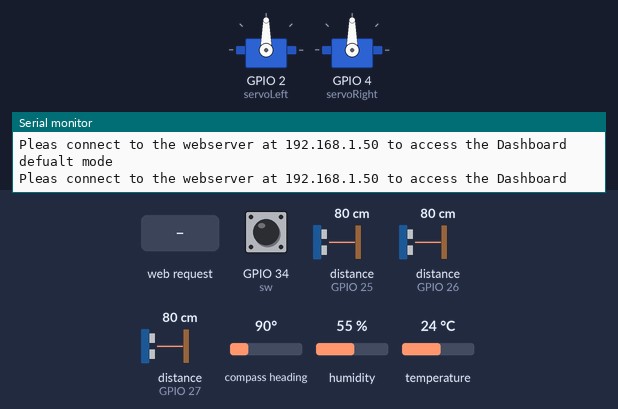
The sketch below on a simulated ESP32. Parts: 2 × servo, the last lines printed to the serial monitor. Wiring (inferred from the names in the program): 3 × ultrasonic range finder: trigger GPIO 12, echo GPIO 25 / trigger GPIO 13, echo GPIO 26 / trigger GPIO 14, echo GPIO 27. Inputs (shaded band) come from the test bench; at power-on: compass heading 90°, GPIO 34 (sw) LOW, distance to the obstacle (sensors on GPIO 25, GPIO 26, GPIO 27) 80 cm, humidity 55 %, temperature 24 °C. The echo pulse lasts 58.3 µs per cm; WiFi joins after 1.5 s; servers stay silent unless stated; nothing arrives over Bluetooth unless stated.

Above: at 5.8 s.
5.9 s: HTTP request GET /sentKeyPressToWebServer?button=1 received
At 6.4 s:
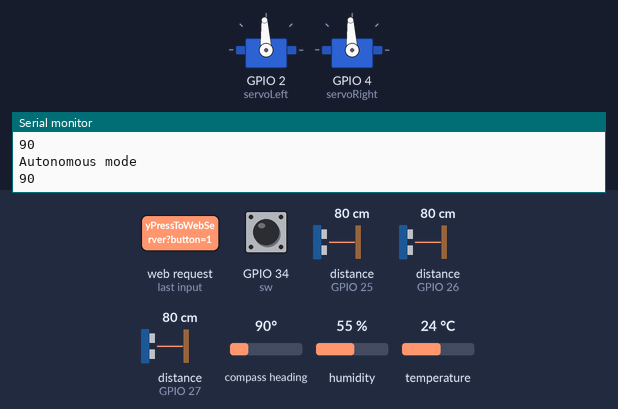
7.4 s: compass heading set to 122°
8.9 s: compass heading set to 132°
At 9.9 s:
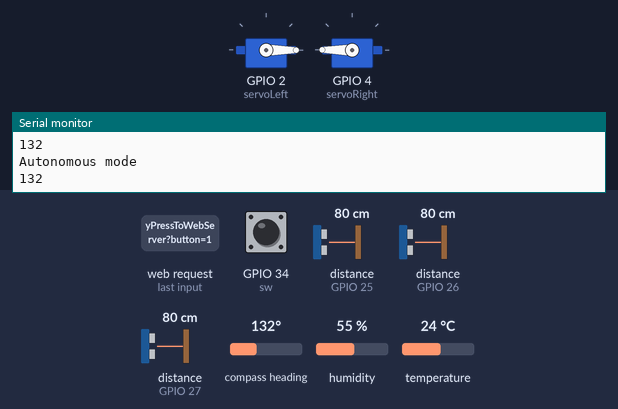
12.3 s: HTTP request GET /sentKeyPressToWebServer?button=120&heading=120 received
At 13.1 s:
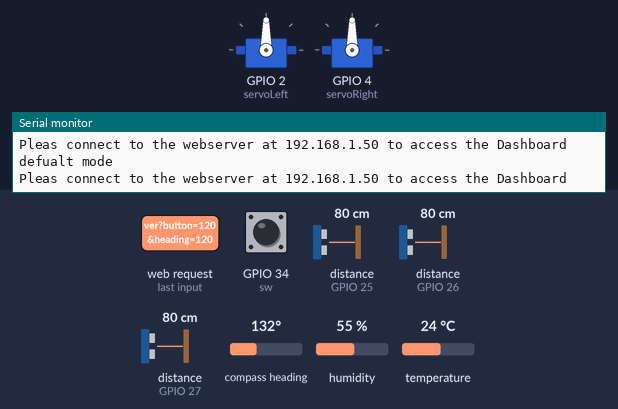
Timing chart, 0 to 14.9 s (numbered marks = the images above; inputs shaded):
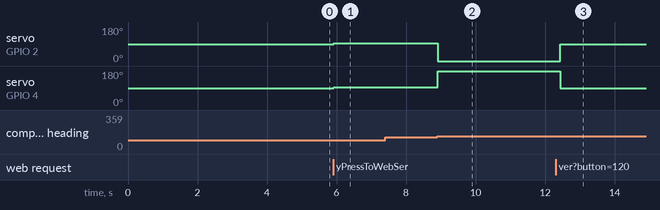

Measured:
- the behaviour switches between 126 and 127° on compass heading (found by bisection; images 1 and 2)
- after the input at 5.9 s, servo on GPIO 2 (servoLeft), servo on GPIO 4 (servoRight): 90° → 93° at once
- after the input at 8.9 s, servo on GPIO 2 (servoLeft): 93° → 0° at once; servo on GPIO 4 (servoRight): 93° → 180° at once
- after the input at 12.3 s, servo on GPIO 2 (servoLeft): 0° → 90° after 0.13 s; servo on GPIO 4 (servoRight): 180° → 90° after 0.13 s

The sketch:

ESP32Webpage.ino
```cpp
// This code is derived from the HelloServer Example
// in the (ESP32) WebServer library .
//
// It hosts a webpage which has one temperature reading to display.
// The webpage is always the same apart from the reading which would change.
// The getTemp() function simulates getting a temperature reading.
// homePage.h contains 2 constant string literals which is the two parts of the
// webpage that never change.
// handleRoot() builds up the webpage by adding as a C++ String:
// homePagePart1 + getTemp() +homePagePart2
// It then serves the webpage with the command:
// server.send(200, "text/html", message);
// Note the text is served as html.
//
// Replace the code in the homepage.h file with your own website HTML code.
//
// This example requires only an ESP32 and download cable. No other hardware is reuired.
// A wifi SSID and password is required.
// Written by: Natasha Rohan  12/3/23

#include <WiFi.h>
#include <WiFiClient.h>
#include <WebServer.h>
#include <ESPmDNS.h>
#include "homepage.h"
#include <Servo.h>
#include <BluetoothSerial.h>
#include <Wire.h>
#include <QMC5883L.h>
#include <DFRobot_DHT11.h>

//dht variables and pins
#define DHT11_PIN 15
int temperature;
int humidity;

//switch pin
#define sw 34

int vehicleHeading = 140;  //stores vehicle heading from compass//
int targetHeading = 140;   //the heading the vehicle should drive towards
int maxHeading, minHeading;
int operationMode = 4;  //0:Manual, 1:Autonomous, 2:Drive to Heading

unsigned long startMillis;
unsigned long currentMillis;
const unsigned long period = 50;  //the value is a number of milliseconds, ie 1 second

/////Ultrasonic pins and variables/////
//right sensor
#define Trig1 12
#define Echo1 25
//front sensor
#define Trig2 13
#define Echo2 26
//left sensor
#define Trig3 14
#define Echo3 27
// ultrasonic distance variable
float frontDistance;
float rightDistance;
float leftDistance;

bool obstacleFront = false;
bool obstacleLeft = false;
bool obstacleRight = false;
#define collisionDistance 25
#define headingRange 14

//website collision indicators//
String CollisionLeft = "Green";
String CollisionCenter = "Red";
String CollisionRight = "Green";
String vehicleMode = "Select Mode";

//bluetooth stuff here
char BTmessage;

//Sensor objects
BluetoothSerial SerialBT;
QMC5883L compass;
DFRobot_DHT11 DHT;
Servo servoRight;
Servo servoLeft;

const char* ssid = "Pero";
const char* password = "pero1234";

WebServer server(80);

void handleKeyPress() {
  String receivedData = server.arg("button");
  operationMode = receivedData.toInt();
  switch (operationMode) {
    case 0:
      vehicleMode = "Bluetooth";
      break;
    case 1:
      vehicleMode = "Autonomous";
      break;
    case 2:
      vehicleMode = "Drive Toward Heading";
      break;
    default:
      vehicleMode = "Select Mode";
      break;
  }

  //Serial.println(receivedData);
  server.send(200);
}
void handleHeading() {
  String receivedHeading = server.arg("heading");
  if (operationMode == 2) {
    targetHeading = receivedHeading.toInt();
    configureVehicleHeading();
  }
  server.send(200);
}

void handleRoot() {
  String message =
    homePagePart1 + vehicleHeading + homePagePart2 + temperature + homePagePart3 + humidity + homePagePart4 + vehicleMode + homePagePart5 + CollisionLeft + homePagePart6 + CollisionCenter + homePagePart7 + CollisionRight + homePagePart8;
  server.send(200, "text/html", message);
}

void handleNotFound() {
  String message = "File Not Found\n\n";
  message += "URI: ";
  message += server.uri();
  message += "\nMethod: ";
  message += (server.method() == HTTP_GET) ? "GET" : "POST";
  message += "\nArguments: ";
  message += server.args();
  message += "\n";
  for (uint8_t i = 0; i < server.args(); i++) {
    message += " " + server.argName(i) + ": " + server.arg(i) + "\n";
  }
  server.send(404, "text/plain", message);
}

void setup(void) {
  Serial.begin(115200);
  WiFi.mode(WIFI_STA);
  WiFi.begin(ssid, password);
  Serial.println("");

  // Wait for connection
  while (WiFi.status() != WL_CONNECTED) {
    delay(500);
    Serial.print(".");
  }
  Serial.println("");
  Serial.print("Connected to ");
  Serial.println(ssid);
  Serial.print("IP address: ");
  Serial.println(WiFi.localIP());

  if (MDNS.begin("esp32")) {
    Serial.println("MDNS responder started");
  }

  server.on("/", handleRoot);
  server.on("/sentKeyPressToWebServer", handleKeyPress);
  server.on("/sentHeadingToWebServer", handleHeading);
  server.on("/inline", []() {
    server.send(200, "text/plain", "this works as well");
  });
  server.onNotFound(handleNotFound);
  server.begin();
  Serial.println("HTTP server started");

  bluetoothSetup();

  //Compass setup Code//
  Wire.begin();
  compass.init();
  compass.setSamplingRate(200);
  Serial.println("QMC5883L Compass Demo");
  Serial.println("Turn compass in all directions to calibrate....");

  //Servo Setup Code//
  servoLeft.attach(2);
  servoRight.attach(4);

  startMillis = millis();  //initial start time for millis timing

  //Configure the pins for ultrasonic sensors
  pinMode(Echo1, INPUT);
  pinMode(Echo2, INPUT);
  pinMode(Echo3, INPUT);
  pinMode(Trig1, OUTPUT);
  pinMode(Trig2, OUTPUT);
  pinMode(Trig3, OUTPUT);

  //switch setup//
  pinMode(sw, INPUT);

  delay(3000);  //delay to allow user to switch on vheicle safely

//stop the servos
  servoRight.write(90);
  servoLeft.write(90);

  Serial.print("Pleas connect to the webserver at ");
  Serial.print(WiFi.localIP());
  Serial.print(" to access the Dashboard");
  Serial.println("");
  delay(100);
}

void loop(void) {
  currentMillis = millis();  //current time passed since start in milliseconds
  if (currentMillis - startMillis >= period) {  //check if the period has elapsed
  server.handleClient();
  startMillis = currentMillis;
  delay(1);  //allow the cpu to switch to other tasks
  }
  checkForObstacles();
  vehicleHeading = compass.readHeading();
  //check if bluetooth switch is on. switch to bluetooth mode if it is
  if (digitalRead(sw) == HIGH) {
    operationMode = 0;
  }


    //check which mode the vehicle should run in
    switch (operationMode) {
      case 0:  //Bluetooth Mode
        Serial.println("Bluetooth Mode");
        stopForObstacle();
        configureVehicleHeading();
        bluetoothControl();
        break;
      case 1:                      //Autonomous Mode
        Serial.println("Autonomous mode");
        Serial.println(vehicleHeading);
        driveTowardHeading();
          if (obstacleFront || obstacleRight || obstacleLeft) {
          servoRight.write(0);
          servoLeft.write(180);
          delay(1500);
          servoRight.write(90);
          servoLeft.write(90);
          //pick a new direction
          int newHeading;
          if (obstacleLeft == false) {
            newHeading = targetHeading - 100;
          }
          else if (obstacleRight == false) {
            newHeading = targetHeading + 100;
          }
          else {
            newHeading = targetHeading + 180;
          }

          //correct heading to be between 0 and 360
          if (newHeading > 360) {
            newHeading = newHeading - 360;
          }
          else if (newHeading < 0) {
            newHeading = newHeading + 360;
          }
          targetHeading = newHeading;
        }
        break;

      case 2:  //Drive towards heading Mode
        driveTowardHeading();
        stopForObstacle();
        break;

      default:
        server.handleClient();
        Serial.print("Pleas connect to the webserver at ");
        Serial.print(WiFi.localIP());
        Serial.print(" to access the Dashboard");
        Serial.println("");
        delay(100);
        servoRight.write(90);
        servoLeft.write(90);
        Serial.println("defualt mode");
        break;
    }

    //update temperature and humidity
    DHT.read(DHT11_PIN);
    temperature = DHT.temperature;
    humidity = DHT.humidity;
//    Serial.println("mode =");
//    Serial.print(operationMode);
//    Serial.println("targetHeading =");
//    Serial.print(targetHeading);
//    Serial.println("vehicleHeading =");
//    Serial.print(vehicleHeading);
    delay(5);

}
```

Bluetooth.ino
```cpp
void bluetoothSetup() {
  String device_name = "AutonomousVehicle";  //bluetooth name of the esp32
  //defintions for bluetooth setup
#if !defined(CONFIG_BT_ENABLED) || !defined(CONFIG_BLUEDROID_ENABLED)
#error Bluetooth is not enabled! Please run `make menuconfig` to and enable it
#endif

#if !defined(CONFIG_BT_SPP_ENABLED)
#error Serial Bluetooth not available or not enabled. It is only available for the ESP32 chip.
#endif

  //bluetooth setup code
  SerialBT.begin(device_name);  //Bluetooth device name
  Serial.printf("The device with name \"%s\" is started.\nNow you can pair it with Bluetooth!\n", device_name.c_str());
  //Serial.printf("The device with name \"%s\" and MAC address %s is started.\nNow you can pair it with Bluetooth!\n", device_name.c_str(), SerialBT.getMacString()); // Use this after the MAC method is implemented
#ifdef USE_PIN
  SerialBT.setPin(pin);
  Serial.println("Using PIN");
#endif
}

void bluetoothControl() {
  char message;
  //reads and sends information between bluetooth app and serial console
  if (SerialBT.available()) {
    message = SerialBT.read();
  }

  switch (message) {
    case 'w':
    servoRight.write(180);
    servoLeft.write(0);  //go forwards
      break;

    case 's':
    servoRight.write(0);
    servoLeft.write(180);  //reverse obvisoulsy
      break;

    case 'a':
    servoRight.write(45);
    servoLeft.write(45);  //turn left
      break;

    case 'd':
    servoRight.write(135);
    servoLeft.write(135);  //turn right
      break;

    case 'g':
    servoRight.write(90);
    servoLeft.write(90);  //stop.
      break;
  }
}
```

DriveFunctions.ino
```cpp
void configureVehicleHeading() {
  //configurs the max and min headings before the vehicle corrects itself
  //ie. if target = 355 and range is +- 6. max will be 355+6= 361 which is actually 1 degrees.
  if ((targetHeading - headingRange) < 0) {
    maxHeading = (targetHeading - headingRange) + 360;
    minHeading = targetHeading + headingRange;
  } else if ((targetHeading + headingRange) > 360) {
    minHeading = (targetHeading + headingRange) - 360;
    maxHeading = targetHeading - headingRange;
  } else {
    minHeading = targetHeading - headingRange;
    maxHeading = targetHeading + headingRange;
  }
}

void driveTowardHeading() {
  configureVehicleHeading();
  if (vehicleHeading < maxHeading && vehicleHeading > minHeading) {
    servoRight.write(180);
    servoLeft.write(0);
  } else if (vehicleHeading > maxHeading) {
    servoRight.write(87);
    servoLeft.write(87);  //facing to the right. steer left
  } else if (vehicleHeading < minHeading) {
    servoRight.write(93);
    servoLeft.write(93);  //facing to the left. steer right
  }
}

void checkForObstacles() {
  float duration;
  float distance;
  float speedOfSound;
  speedOfSound = 0.0331 + ( 0.61*temperature );
  //check for collision on the Right
  digitalWrite(Trig1, LOW);
  delayMicroseconds(2);
  digitalWrite(Trig1, HIGH);
  delayMicroseconds(10);
  digitalWrite(Trig1, LOW);
  duration = pulseIn(Echo1, HIGH, 3000);
  rightDistance = (duration * speedOfSound / 2);
  if (rightDistance <= collisionDistance && duration != 0) {
    obstacleRight = true;
    CollisionRight = "Red";
  } else {
    obstacleRight = false;
    CollisionRight = "Green";
  }
  delayMicroseconds(100);

  //check for collision on the front
  digitalWrite(Trig2, LOW);
  delayMicroseconds(2);
  digitalWrite(Trig2, HIGH);
  delayMicroseconds(10);
  digitalWrite(Trig2, LOW);
  duration = pulseIn(Echo2, HIGH, 3000);
  frontDistance = (duration * speedOfSound / 2);
  if (frontDistance <= collisionDistance && duration != 0) {
    obstacleFront = true;
    CollisionCenter = "Red";
  } else {
    obstacleFront = false;
    CollisionCenter = "Green";
  }
  delayMicroseconds(100);

  //check for collision on the Left
  digitalWrite(Trig3, LOW);
  delayMicroseconds(2);
  digitalWrite(Trig3, HIGH);
  delayMicroseconds(10);
  digitalWrite(Trig3, LOW);
  duration = pulseIn(Echo3, HIGH, 3000);
  leftDistance = (duration * speedOfSound / 2);
  if (leftDistance <= collisionDistance & duration != 0) {
    obstacleLeft = true;
    CollisionLeft = "Red";
  } else {
    obstacleLeft = false;
    CollisionLeft = "Green";
  }


}

void stopForObstacle()
{
  if (obstacleFront || obstacleRight || obstacleLeft) {
    servoRight.write(90);
    servoLeft.write(90);
  }
}
```

homepage.h
```cpp
// To create literal strings stored in flash memory enclose your HTML code between
// F(R"=====( HTML code here )=====");
// If you have 1 reading then you probably have 2 literal strings
// If you have 2 readings then you probably have 3 literal strings etc.

String homePagePart1 = F(R"=====(
<html lang="en">
<head>
  <meta charset="UTF-8">
  <meta http-equiv="refresh" content="3">
  <meta name="viewport" content="width=device-width, initial-scale=1.0">
  <title>Autonomous Vehicle</title>
</head>
<body>

  <style>
*{
    background-color: rgb(4, 75, 138);
    font-family: 'Gill Sans', 'Gill Sans MT', Calibri, 'Trebuchet MS', sans-serif;
    text-align: center;
    margin: 5px
}

p{
  background-color: transparent;
  font-size: 20px;
}
th{
  text-align: left;
  font-size: 20px;
}

.flex-container {
  display: flex;
  flex-direction: row;
  justify-content: space-around;
}

h1{
  height: 15%;
  width: 100%;
  color: rgb(255, 255, 255);
  font-size: 60px;
}

h2{
  width: 100%;
  color: rgb(255, 145, 0);
  font-size: 25px;
  padding-bottom: 60px;
}

#Dashboard{
  display: flex;
  flex-direction: row;
  justify-content: space-around;
}

#Telemetry{
 width: 20%;
}

#CarView{
  display: flex;
  flex-direction: column;
  justify-content: center;
  width: 20%;
}

#Controls{
  width: 20%;
}

.slidecontainer {
  width: 80%;
  justify-content: center;
}

.slider {
  -webkit-appearance: none;
  width: 100%;
  height: 25px;
  border-radius: 20px;
  background: #d3d3d3;
  outline: none;
  opacity: 0.7;
  -webkit-transition: .2s;
  transition: opacity .2s;
}

.slider:hover {
  opacity: 1;
}

.slider::-webkit-slider-thumb {
  -webkit-appearance: none;
  appearance: none;
  width: 25px;
  height: 25px;
  background: orange;
  cursor: pointer;
}

.slider::-moz-range-thumb {
  width: 25px;
  height: 25px;
  background: orange;
  cursor: pointer;
}

.collision_object{
  width: 20%;
  padding: 2%;
  min-height: 10px;
  text-align: center;
  border-radius: 20px;
}

.footer {
  display: flex;
  flex-direction: row;
  justify-content: left;
  margin-top: 20px;
  margin-left: 7%;
}

.pageLink{
  background-color: orange;
  border-radius: 20px;
}

@media screen and (max-width: 700px) {
  #Dashboard {
    flex-direction: column;
  }
  h1{
    font-size: 30px;
  }
  h2{
    font-size: 15px;
  }
  th{
  font-size: 10px;
}
p{
  font-size: 10px;
}

}

@media screen and (max-width: 1000px) {
  h1{
    font-size: 30px;
  }
  h2{
    font-size: 15px;
  }
  th{
  font-size: 10px;
}
p{
  font-size: 10px;
}

}

  </style>


<!-- Title -->
<div class = "flex-container" style="flex-direction: column;">
<h1>Autonomous Vehicle</h1>
<h2>Welcome to the Autonomous Vehicle Dashboard</h2>
</div>

<!-- Main content -->
<div id = "Dashboard">
  <div id="Telemetry" style="text-align: left;">
    <table>
      <tr>
        <th>Heading:</th><th>
)=====");
String homePagePart2 = F(R"=====(
</th>
      </tr>
      <tr>
        <th>Tempreture:</th><th>
)=====");
String homePagePart3 = F(R"=====(
  Celsius</th>
      </tr>
      <tr>
        <th>Humidity:</th><th>
)=====");
String homePagePart4 = F(R"=====(
%</th>
      </tr>
      <tr>
        <th>Mode:</th><th>
)=====");
String homePagePart5 = F(R"=====(
</th>
      </tr>
    </table>
  </div>
  <div id="CarView">
    <div class="flex-container">
    <div class="collision_object" style="background-color:
)=====");
String homePagePart6 = F(R"=====(
     ;"></div>
    <div class="collision_object" style="background-color:
)=====");
String homePagePart7 = F(R"=====(
;"></div>
    <div class="collision_object" style="background-color:
)=====");
String homePagePart8 = F(R"=====(
;"></div>
  </div>
    <img src="https://freesvg.org/img/car_topview.png" alt="Vehicle">
  </div>
  <div class = "flex-container" id="Controls">
    <div class="slidecontainer">
      <h2 style="padding-bottom: 5px;">Set Heading</h2>
      <input type="range" min="1" max="360" value="90" class="slider" id="myRange" oninput="fetch('sentHeadingToWebServer?button=T')">
      <h2><span id="demo"></span></h2>
      <div class="flex-container">
        <button class="button" onclick="fetch('/sentKeyPressToWebServer?button=0')">Bluetooth</button>
        <button class="button" onclick="fetch('/sentKeyPressToWebServer?button=1')">Autonomous</button>
        <button class="button" onclick="fetch('/sentKeyPressToWebServer?button=2')">Heading</button>
      </div>
    </div>
  </div>
</div>

<script>
  var slider = document.getElementById("myRange");
  var output = document.getElementById("demo");
  output.innerHTML = slider.value;

  slider.oninput = function() {
    var heading = slider.value;
    output.innerHTML = this.value;
    fetch(`sentHeadingToWebServer?heading=${heading}`);
  }
  </script>


</body>
</html>
)=====");
```
